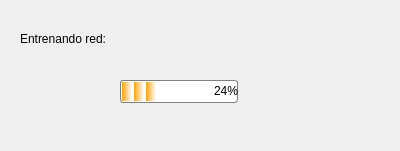
<?xml version="1.0" encoding="UTF-8"?>
<ui version="4.0">
 <class>TrUiWidget</class>
 <widget class="QWidget" name="TrUiWidget">
  <property name="geometry">
   <rect>
    <x>0</x>
    <y>0</y>
    <width>400</width>
    <height>151</height>
   </rect>
  </property>
  <property name="windowTitle">
   <string>SRV-Trainer</string>
  </property>
  <property name="windowIcon">
   <iconset resource="resources/tvr-res.qrc">
    <normaloff>:/mainApp/images/lip_analysis_icon.png</normaloff>:/mainApp/images/lip_analysis_icon.png</iconset>
  </property>
  <widget class="QLabel" name="label">
   <property name="geometry">
    <rect>
     <x>20</x>
     <y>30</y>
     <width>131</width>
     <height>17</height>
    </rect>
   </property>
   <property name="text">
    <string>Entrenando red:</string>
   </property>
  </widget>
  <widget class="QProgressBar" name="progressBar">
   <property name="geometry">
    <rect>
     <x>120</x>
     <y>80</y>
     <width>118</width>
     <height>23</height>
    </rect>
   </property>
   <property name="styleSheet">
    <string notr="true">QProgressBar:horizontal {
border: 1px solid gray;
border-radius: 3px;
background: white;
padding: 1px;
text-align: right;
margin-right: 4ex;
}
QProgressBar::chunk:horizontal {
background: qlineargradient(x1: 0, y1: 0.5, x2: 1, y2: 0.5, stop: 0 orange, stop: 1 white);
margin-right: 2px; /* space */
width: 10px;
}</string>
   </property>
   <property name="value">
    <number>24</number>
   </property>
  </widget>
 </widget>
 <resources>
  <include location="resources/tvr-res.qrc"/>
 </resources>
 <connections/>
</ui>
